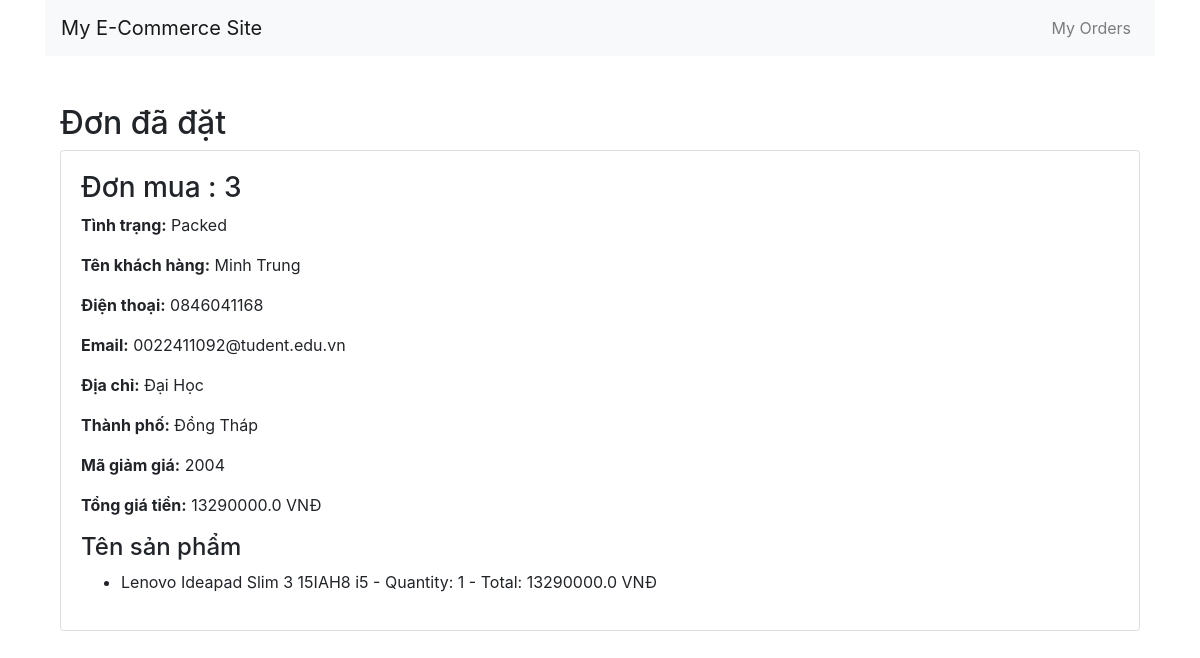
The app's page /orders/3/details/ (signed in) with its own data.
### orders/models.py (models this page shows, shortened)
class Order(models.Model):
    user = models.ForeignKey(settings.AUTH_USER_MODEL,
                             related_name='orders', on_delete=models.CASCADE)
    name = models.CharField(max_length=100, blank=False, null=False)
    phone = models.CharField(max_length=15, blank=False, null=False)
    email = models.EmailField(blank=False, null=False)
    address = models.CharField(max_length=150, blank=False, null=False)
    pin_code = models.CharField(max_length=10)
    city = models.CharField(max_length=50)
    paid = models.BooleanField(default=False)
    created = models.DateTimeField(auto_now_add=True)
    updated = models.DateTimeField(auto_now=True)
    status = models.CharField(
        choices=choices, max_length=10, default='Pending')
    total_price = models.FloatField(null=False, blank=False)
    class Meta:
        ordering = ('-created',)

class OrderItem(models.Model):
    order = models.ForeignKey(
        Order, related_name='items', on_delete=models.CASCADE)
    product = models.ForeignKey(
        Product, related_name='ordered', on_delete=models.CASCADE)
    quantity = models.PositiveIntegerField(default=1)
    total = models.FloatField(null=False, blank=False)

### store/models.py (models this page shows, shortened)
class Product(models.Model):
    category = models.ForeignKey(
        Category, on_delete=models.CASCADE, related_name='products')
    name = models.CharField(max_length=100, null=False, blank=False)
    slug = models.SlugField(unique_for_date='created')
    description = models.TextField(null=False, blank=False)
    price = models.IntegerField(null=False)
    created = models.DateTimeField(auto_now_add=True)
    updated = models.DateTimeField(auto_now=True)
    image = models.ImageField(upload_to='media/products/%Y/%m/%d/', blank=True)
    availibility = models.BooleanField(null=False, default=True)
    class Meta:
        indexes = [
            Index(fields=['id']),  # Đánh index trên cột `id`
            Index(fields=['slug']),  # Đánh index trên cột `slug`
        ]
        ordering = ['-created']

### orders/views.py (the view)
# urls.py: path('<int:id>/details/', views.OrderDetail.as_view(), name='details'),  # Thêm dòng này
class OrderDetail(LoginRequiredMixin, generic.DetailView):
    model = Order
    template_name = 'orders/order_detail.html'
    context_object_name = 'order'
    def get_object(self, queryset=None):
        order = get_object_or_404(Order, id=self.kwargs['id'], user=self.request.user)
        return order

### cart/cart.py (called while the page is built)
def cart_preprocessor(request):
    return {'cart': Cart(request)}

### orders/templates/orders/order_detail.html
{% extends 'orders/base_generic.html' %}
{% block content %}
<div class="container mt-5">
    <h2>Đơn đã đặt</h2>
    <div class="card">
        <div class="card-body">
            <h3>Đơn mua : {{ order.id }}</h3>
            <p><strong>Tình trạng:</strong> {{ order.status }}</p>
            <p><strong>Tên khách hàng:</strong> {{ order.name }}</p>
            <p><strong>Điện thoại:</strong> {{ order.phone }}</p>
            <p><strong>Email:</strong> {{ order.email }}</p>
            <p><strong>Địa chỉ:</strong> {{ order.address }}</p>
            <p><strong>Thành phố:</strong> {{ order.city }}</p>
            <p><strong>Mã giảm giá:</strong> {{ order.pin_code }}</p>
            <p><strong>Tổng giá tiền:</strong> {{ order.total_price }} VNĐ</p>
            <h4>Tên sản phẩm</h4>
            <ul>
                {% for item in order.items.all %}
                <li>{{ item.product.name }} - Quantity: {{ item.quantity }} - Total: {{ item.total }} VNĐ</li>
                {% empty %}
                <li>No items in this order.</li>
                {% endfor %}
            </ul>
        </div>
    </div>
</div>
{% endblock %}

### records on screen
Order: id "3", status "Packed", name "Minh Trung", phone "0846041168", email "0022411092@tudent.edu.vn", address "Đại Học", city "Đồng Tháp", pin_code "2004", total_price "13290000.0"
OrderItem: product.name "Lenovo Ideapad Slim 3 15IAH8 i5", quantity "1", total "13290000.0"
